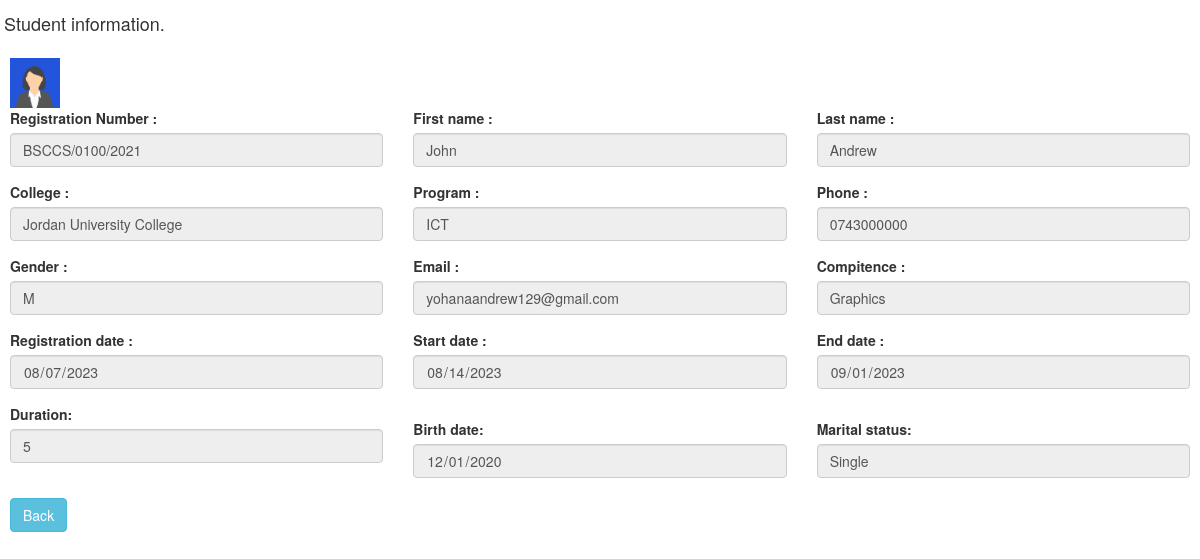
The page /view_student.php?student_id=18 on the database its author committed.
### tables this page shows
CREATE TABLE `student` (
  `student_id` int(11) NOT NULL,
  `student_reg` varchar(255) NOT NULL,
  `student_fname` varchar(255) DEFAULT NULL,
  `student_lname` varchar(255) DEFAULT NULL,
  `student_college` varchar(255) DEFAULT NULL,
  `student_program` varchar(255) DEFAULT NULL,
  `study_level` varchar(11) NOT NULL,
  `student_phone` varchar(255) DEFAULT NULL,
  `student_email` varchar(255) DEFAULT NULL,
  `student_compitence` varchar(255) DEFAULT NULL,
  `student_letter` varchar(255) DEFAULT NULL,
  `student_start_date` date DEFAULT NULL,
  `student_end_date` date DEFAULT NULL,
  `student_reg_date` date DEFAULT NULL,
  `student_gender` varchar(6) NOT NULL,
  `student_field_duration` int(11) DEFAULT NULL,
  `student_dob` date DEFAULT NULL,
  `student_marital_status` varchar(10) NOT NULL,
  `status` enum('pending','rejected','accepted') NOT NULL DEFAULT 'pending',
  `intake_id` int(11) DEFAULT NULL
);

### view_student.php (the view, shortened to what this page needs)
<!DOCTYPE html>
<html>
<head>
	<?php include_once'links.php'; ?>
</head>
<body>
	<div class="row">
		<div class="col-md-12" style="padding: 4px;">
			<div class="col-md-9"><h4>Student information.</h4></div>
			<div class="col-md-3"></div>
		</div>
	</div>
	<?php
	require('dbconect.php');
	$student_id=$_GET['student_id'];
	$query = "SELECT * from student where student_id='$student_id'";
	$result = mysqli_query($conn, $query) or die ( mysqli_error());
	while ($row = mysqli_fetch_assoc($result)) {
		?>
<form name="form" method="post" action="">
		<img src="files/myAvatar.png" width="50">
	<div class="row">
		<div class="col-md-12">
 <div class="row">
	 <div class="col-md-4">
	 <div class="form-group">
	 	<label>Registration Number :</label><input class="form-control" type="text" readonly name="student_reg" placeholder="Enter reg number" required value="<?php echo $row['student_reg'];?>">
	  </div>
	 </div>
     <div class="col-md-4">
	 <div class="form-group">
	 	<label>First name :</label><input class="form-control" type="text" readonly name="student_fname" placeholder="Enter First Name" required value="<?php echo $row['student_fname'];?>" />
	  </div>
	 </div>
	  <div class="col-md-4">
	 <div class="form-group">
	 	<label>Last name :</label><input class="form-control" type="text" readonly name="student_lname" placeholder="Enter Las Name" required value="<?php echo $row['student_lname'];?>" />
	  </div>
	 </div>
 </div>
  <div class="row">
	 <div class="col-md-4">
	 <div class="form-group">
	 	<label>College :</label><input class="form-control" type="text" readonly name="student_college" placeholder="Enter college" required value="<?php echo $row['student_college'];?>">
	  </div>
	 </div>
	      <div class="col-md-4">
	 <div class="form-group">
	 	<label>Program :</label><input class="form-control" type="text" readonly name="student_program" placeholder="Enter program" required value="<?php echo $row['student_program'];?>" />
	  </div>
	 </div>
	  <div class="col-md-4">
	 <div class="form-group">
	 	<label>Phone :</label><input class="form-control" type="text" readonly name="student_phone" placeholder="Enter phone" required value="<?php echo $row['student_phone'];?>" />
	  </div>
	 </div>
 </div>
   <div class="row">
	 <div class="col-md-4">
	 <div class="form-group">
	 	<label>Gender :</label><input class="form-control" type="text" readonly name="student_gender" placeholder="Enter gender" required value="<?php echo $row['student_gender'];?>">
	  </div>
	 </div>
	      <div class="col-md-4">
	 <div class="form-group">
	 	<label>Email :</label><input class="form-control" type="email" readonly name="student_email" placeholder="Enter email" required value="<?php echo $row['student_email'];?>" />
	  </div>
	 </div>
	  <div class="col-md-4">
	 <div class="form-group">
	 	<label>Compitence :</label><input class="form-control" type="text" readonly name="student_compitence" placeholder="Enter compitence" required value="<?php echo $row['student_compitence'];?>" />
	  </div>
	 </div>
 </div>
 <div class="row">
 <div class="col-md-4">
	 <div class="form-group">
	 	<label>Registration date :</label><input class="form-control" type="date" readonly name="student_reg_date" placeholder="Enter " required value="<?php echo $row['student_reg_date'];?>" />
	  </div>
	 </div>
	  <div class="col-md-4">
	 <div class="form-group">
	 	<label>Start date :</label><input class="form-control" type="date" readonly name="student_reg_date" placeholder="Enter " required value="<?php echo $row['student_start_date'];?>" />
	  </div>
	 </div>
	 	  <div class="col-md-4">
	 <div class="form-group">
	 	<label>End date :</label><input class="form-control" type="date" readonly name="student_reg_date" placeholder="Enter " required value="<?php echo $row['student_end_date'];?>" />
	  </div>
	 </div>
 </div>
 <div class="row">
 	<div class="form-group">
 	<div class="col-md-4"><label>Duration: </label><input class="form-control" type="number" readonly name="student_field_duration" placeholder="Enter number of weeks" required value="<?php echo $row['student_field_duration'];?>" /></div>
 </div>
 <div class="form-group">
 	<div class="col-md-4"><label>Birth date: </label><input class="form-control" type="date" readonly name="student_dob" placeholder="" required value="<?php echo $row['student_dob'];?>" /></div>
 </div>
 	<div class="form-group">
 	<div class="col-md-4"><label>Marital status: </label><input class="form-control" type="text" readonly name="student_marital_status" placeholder="" required value="<?php echo $row['student_marital_status'];?>" /></div>
 </div>
 </div>
<br>
  <div class="row">
 	<div class="form-group">
 	<div class="col-md-2"><a href="students.php" class="btn btn-info">Back</a></div>
 </div>
 </div>
	 </div>
	</div>
	 </form>
<?php } ?>
</body>
</body>
</html>

### css/w3.css (style rules this page uses)
*,*:before,*:after { box-sizing:inherit }
html { -ms-text-size-adjust:100%;-webkit-text-size-adjust:100% }
body { margin:0 }
a { background-color:transparent }
img { border-style:none }
button,input,select,textarea,optgroup { font:inherit;margin:0 }
button,input { overflow:visible }
html,body { font-family:Verdana,sans-serif;font-size:15px;line-height:1.5 }
html { overflow-x:hidden }
h4 { font-size:20px }
h1,h2,h3,h4,h5,h6 { font-family:"Segoe UI",Arial,sans-serif;font-weight:400;margin:10px 0 }
img { vertical-align:middle }
a { color:inherit }

### css/styles.css (style rules this page uses)
a { text-decoration: none; }
form { padding: 10px; }

### rows shown on the page
student: student_reg "BSCCS/0100/2021", student_fname "John", student_lname "Andrew", student_college "Jordan University College", student_program "ICT", student_phone "0743000000", student_gender "M", student_email "yohanaandrew129@gmail.com", student_compitence "Graphics", student_reg_date "08/07/2023", student_reg_date "08/14/2023", student_reg_date "09/01/2023", student_field_duration "5", student_dob "12/01/2020", student_marital_status "Single"
